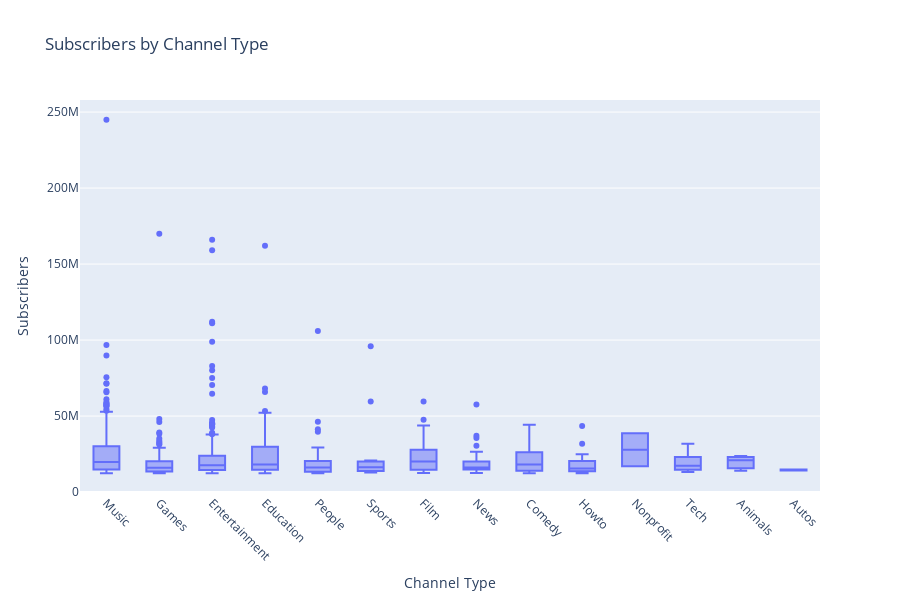

Here is the notebook cell this chart was saved with:
### Markdown cell above
## The number of subscribers by channel type :

### Code cell
fig = px.box(
    df, 
    x="channel_type", 
    y="subscribers",   
    title="Subscribers by Channel Type", 
    labels={"channel_type": "Channel Type", "subscribers": "Subscribers"},  
    height=600  # Set the height of the plot
)

# Customize x-axis text rotation
fig.update_xaxes(tickangle=45)

# Display the plot
fig.show()

### Figure 1 — Plotly figure (JSON) as saved in the notebook; plotly's stock layout.template omitted (floating-point values rounded to 4 significant figures; data arrays with more than 128 entries replaced by an {"elided": "..."} marker saying what was removed)
{"data": [{"alignmentgroup": "True", "hovertemplate": "Channel Type=%{x}<br>Subscribers=%{y}<extra></extra>", "legendgroup": "", "marker": {"color": "#636efa"}, "name": "", "notched": false, "offsetgroup": "", "orientation": "v", "showlegend": false, "type": "box", "x": {"elided": "846 str values"}, "x0": " ", "xaxis": "x", "y": {"elided": "846 int values"}, "y0": " ", "yaxis": "y"}], "layout": {"boxmode": "group", "height": 600, "legend": {"tracegroupgap": 0}, "title": {"text": "Subscribers by Channel Type"}, "xaxis": {"anchor": "y", "domain": [0, 1], "tickangle": 45, "title": {"text": "Channel Type"}}, "yaxis": {"anchor": "x", "domain": [0, 1], "title": {"text": "Subscribers"}}}}
